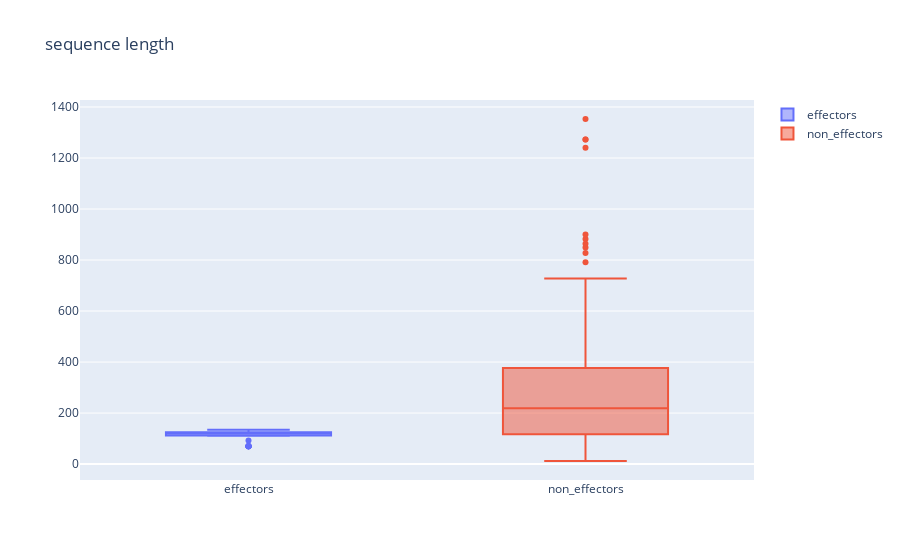
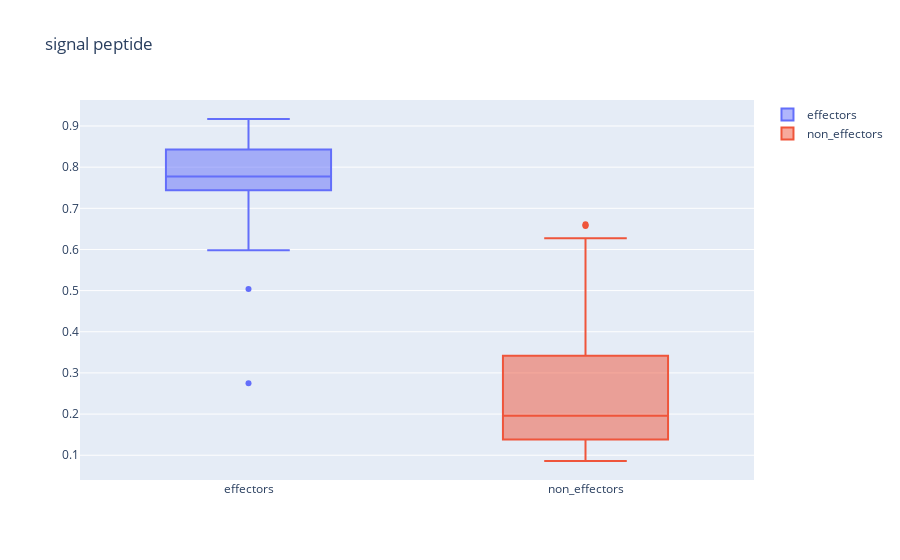
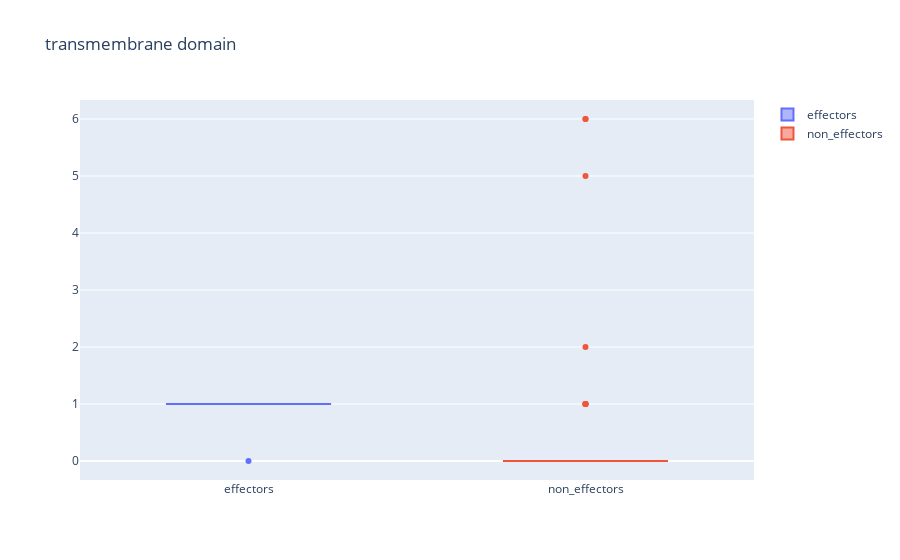
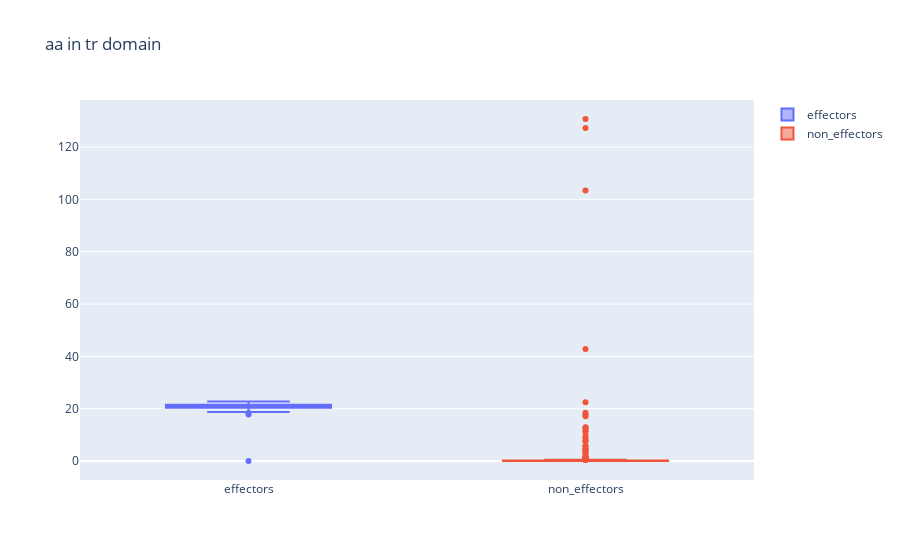

Notebook code cell kept with these figures, in order:
### Markdown cell above
# Box-plots

### Code cell
# BOX PLOT - FEATURE DISTRIBUTION COMPARISON BETWEEN CLASSES
for f in base_features_names:
    fig_box = go.Figure()
    
    # a boxplot for each feature comparing effectors and non-effectors
    fig_box.add_trace(go.Box(y=eff_dataset[f], name="effectors"))
    fig_box.add_trace(go.Box(y=non_eff_dataset[f], name="non_effectors"))
    fig_box.update_layout(title=f)
    fig_box.show()
    # fig_box.write_image(f"{common_dir}features_exploratory_analysis/{f}-feature_exploratory_analysis_box.svg",
    #                     width=1920, height=1080)

### Figure 1 — Plotly figure (JSON) as saved in the notebook; plotly's stock layout.template omitted (floating-point values rounded to 4 significant figures; data arrays with more than 128 entries replaced by an {"elided": "..."} marker saying what was removed)
{"data": [{"name": "effectors", "type": "box", "y": [125, 125, 125, 125, 125, 125, 125, 125, 125, 125, 125, 125, 125, 125, 117, 122, 121, 133, 116, 134, 135, 135, 135, 135, 135, 112, 113, 112, 112, 111, 112, 113, 113, 113, 113, 113, 113, 112, 112, 112, 112, 112, 112, 112, 111, 111, 122, 122, 121, 121, 111, 111, 111, 111, 125, 125, 125, 125, 125, 125, 125, 125, 125, 125, 125, 92, 119, 120, 119, 122, 122, 122, 122, 122, 124, 124, 128, 123, 123, 123, 70, 70, 70, 70, 70, 70, 70, 70]}, {"name": "non_effectors", "type": "box", "y": {"elided": "295 int values"}}], "layout": {"title": {"text": "sequence length"}}}

### Figure 2 — Plotly figure (JSON) as saved in the notebook; plotly's stock layout.template omitted (floating-point values rounded to 4 significant figures; data arrays with more than 128 entries replaced by an {"elided": "..."} marker saying what was removed)
{"data": [{"name": "effectors", "type": "box", "y": [0.696, 0.696, 0.768, 0.765, 0.765, 0.768, 0.768, 0.768, 0.768, 0.768, 0.768, 0.809, 0.809, 0.809, 0.773, 0.753, 0.885, 0.877, 0.275, 0.862, 0.827, 0.828, 0.828, 0.828, 0.828, 0.872, 0.828, 0.818, 0.818, 0.83, 0.843, 0.888, 0.888, 0.888, 0.888, 0.888, 0.888, 0.886, 0.886, 0.886, 0.886, 0.886, 0.886, 0.886, 0.66, 0.647, 0.863, 0.859, 0.782, 0.779, 0.707, 0.707, 0.707, 0.714, 0.765, 0.744, 0.765, 0.744, 0.765, 0.744, 0.744, 0.716, 0.744, 0.719, 0.744, 0.77, 0.787, 0.917, 0.784, 0.753, 0.843, 0.843, 0.843, 0.843, 0.826, 0.839, 0.63, 0.775, 0.742, 0.783, 0.598, 0.598, 0.598, 0.598, 0.598, 0.634, 0.504, 0.673]}, {"name": "non_effectors", "type": "box", "y": {"elided": "295 float values"}}], "layout": {"title": {"text": "signal peptide"}}}

### Figure 3 — Plotly figure (JSON) as saved in the notebook; plotly's stock layout.template omitted (floating-point values rounded to 4 significant figures; data arrays with more than 128 entries replaced by an {"elided": "..."} marker saying what was removed)
{"data": [{"name": "effectors", "type": "box", "y": [1, 1, 1, 1, 1, 1, 1, 1, 1, 1, 1, 1, 1, 1, 1, 1, 1, 1, 0, 1, 1, 1, 1, 1, 1, 1, 1, 1, 1, 1, 1, 1, 1, 1, 1, 1, 1, 1, 1, 1, 1, 1, 1, 1, 1, 1, 1, 1, 1, 1, 1, 1, 1, 1, 1, 1, 1, 1, 1, 1, 1, 1, 1, 1, 1, 1, 1, 1, 1, 1, 1, 1, 1, 1, 1, 1, 1, 1, 1, 1, 1, 1, 1, 1, 1, 1, 1, 1]}, {"name": "non_effectors", "type": "box", "y": {"elided": "295 int values"}}], "layout": {"title": {"text": "transmembrane domain"}}}

### Figure 4 — Plotly figure (JSON) as saved in the notebook; plotly's stock layout.template omitted (floating-point values rounded to 4 significant figures; data arrays with more than 128 entries replaced by an {"elided": "..."} marker saying what was removed)
{"data": [{"name": "effectors", "type": "box", "y": [20.44, 20.44, 20.54, 20.54, 20.54, 20.54, 20.54, 20.54, 20.54, 20.54, 20.54, 20.52, 20.52, 20.52, 18.73, 21.35, 21.94, 18.35, 0.00431, 20.19, 19.52, 19.48, 19.48, 19.49, 19.48, 20.82, 21.52, 21.54, 21.54, 19.78, 22.73, 22.57, 22.57, 22.57, 22.57, 22.57, 22.57, 22.15, 22.15, 22.15, 22.15, 22.15, 22.15, 22.15, 20.43, 20.52, 20.6, 21.54, 22.07, 22.01, 21.73, 21.73, 21.74, 21.73, 20.54, 20.67, 20.54, 20.67, 20.43, 20.67, 20.67, 20.6, 20.67, 20.67, 20.67, 20.54, 20.52, 19.08, 20.66, 21.35, 20.55, 20.55, 20.55, 20.55, 20.89, 20.91, 18.99, 19.23, 17.8, 18.78, 20.08, 20.08, 20.08, 20.08, 20.08, 20.32, 20.38, 20.21]}, {"name": "non_effectors", "type": "box", "y": {"elided": "295 float values"}}], "layout": {"title": {"text": "aa in tr domain"}}}
